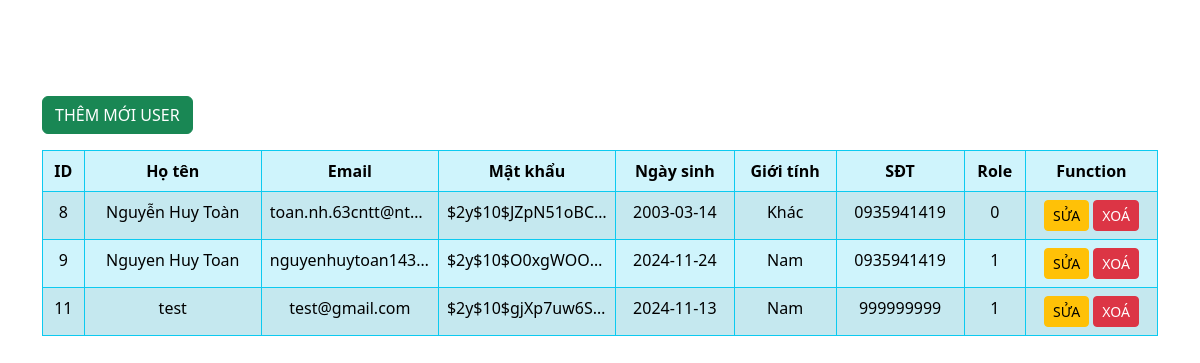
The app's page /admin/pages/users/users.php, older data.
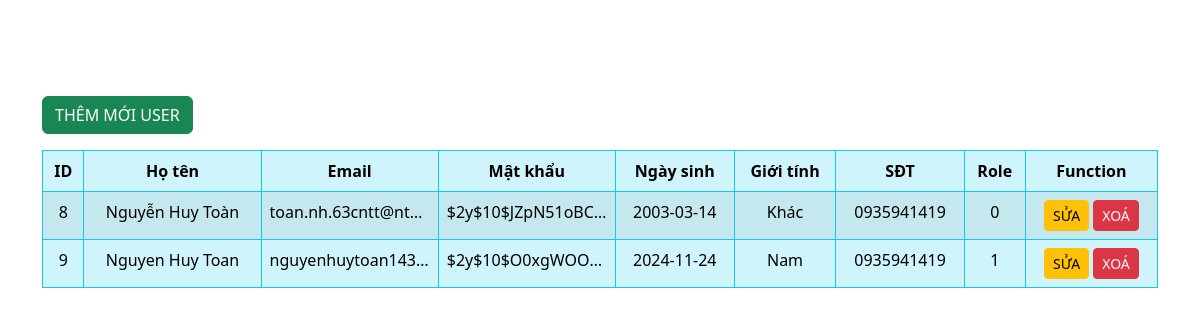
The same page, newer data.
### tables this page shows
CREATE TABLE `users` (
  `UserID` int(11) NOT NULL,
  `Fullname` varchar(50) NOT NULL,
  `Email` varchar(50) NOT NULL,
  `Pass_word` varchar(100) NOT NULL,
  `Dob` date NOT NULL,
  `Sex` enum('Nam','Nữ','Khác') NOT NULL,
  `Phone` varchar(50) NOT NULL,
  `Role` enum('0','1') NOT NULL DEFAULT '1'
);

### admin/pages/users/users.php (the view, shortened to what this page needs)
<!DOCTYPE html>
<html lang="en">
<head>
    <link href="https://cdn.jsdelivr.net/npm/bootstrap@5.3.3/dist/css/bootstrap.min.css" rel="stylesheet">
</head>
<body>
    <?php
        $query = "SELECT * FROM users";
        $result = mysqli_query($connect, $query);
    ?>
    <div class="container mt-5">
        <a href="/BetaCinema_Clone/admin/pages/users/add_users.php" class="btn btn-success text-center mt-5">THÊM MỚI USER</a>
        <table class="table table-info table-bordered border-info table-striped mt-3">
            <thead>
                <tr class="text-center">
                    <th scope="col">ID</th>
                    <th scope="col">Họ tên</th>
                    <th scope="col">Email</th>
                    <th scope="col">Mật khẩu</th>
                    <th scope="col">Ngày sinh</th>
                    <th scope="col">Giới tính</th>
                    <th scope="col">SĐT</th>
                    <th scope="col">Role</th>
                    <th scope="col">Function</th>
                </tr>
            </thead>
            <tbody>
                <?php
                while ($row = mysqli_fetch_assoc($result)) {
                    echo "<tr class='text-center'>";
                    echo "<td>" . htmlspecialchars($row['UserID']) . "</td>";
                    echo "<td>" . htmlspecialchars($row['Fullname']) . "</td>";
                    echo "<td>" . htmlspecialchars($row['Email']) . "</td>";
                    echo "<td>" . htmlspecialchars($row['Pass_word']) . "</td>";
                    echo "<td>" . htmlspecialchars($row['Dob']) . "</td>";
                    echo "<td>" . htmlspecialchars($row['Sex']) . "</td>";
                    echo "<td>" . htmlspecialchars($row['Phone']) . "</td>";
                    echo "<td>" . htmlspecialchars($row['Role']) . "</td>";
                    echo "<td>
                            <a href='/BetaCinema_Clone/admin/pages/users/edit_users.php?id=" . htmlspecialchars($row['UserID']) . "' class='btn btn-warning btn-sm'>SỬA</a>
                            <a href='/BetaCinema_Clone/admin/pages/users/delete_users.php?id=" . htmlspecialchars($row['UserID']) . "' class='btn btn-danger btn-sm' onclick=\"return confirm('Bạn có chắc chắn muốn xoá user này không?');\">XOÁ</a>
                          </td>";
                    echo "</tr>";
                }
                ?>
            </tbody>
        </table>
    </div>
</body>
</html>

### admin/pages/users/users.php (style rules this page uses)
thead th { white-space: nowrap; overflow: hidden; text-overflow: ellipsis; max-width: 100px; }
tbody td { white-space: nowrap; overflow: hidden; text-overflow: ellipsis; max-width: 150px; }

Row changes from the older to the newer data that the page shows:
removed users: UserID "11", Fullname "test", Email "test@gmail.com", Pass_word "$2y$10$gjXp7uw6S…", Dob "2024-11-13", Sex "Nam", Phone "999999999", Role "1"
